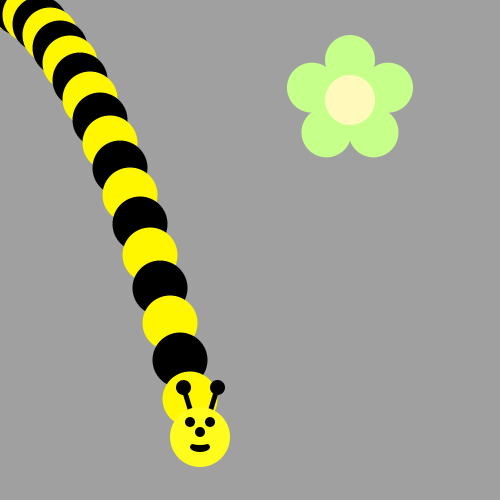
Frame 1 (no input)
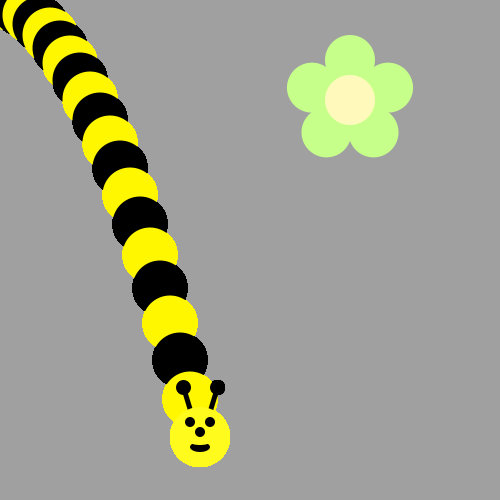
Frame 60 (the mouse pressed at the canvas centre just before this capture)
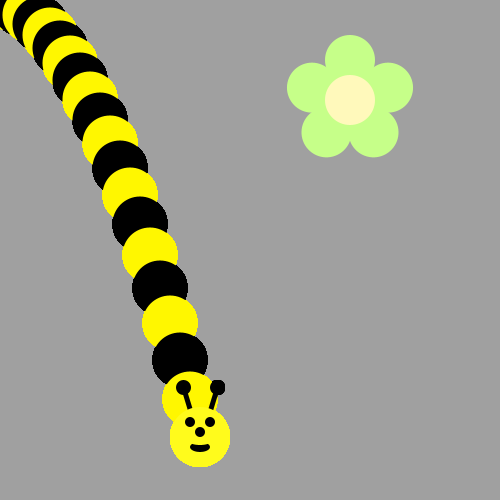
Frame 120 (the mouse held since frame 60 and released just before this capture)

The Processing sketch that drew these frames (run headless with seeded random() and noise(); from frame 60 on, the mouse is pressed at the canvas centre):

// Processing sketch: bumblebee
// ── bumblebee.pde
void draw() {
  int faceX = 0, faceY = 0;
  int stepY = 2;
  for (int i = 0 ; i <20 ; i++){
    if (i % 2 == 0){
      fill(0,0,0);
    }
    else {
      fill(#FFF700);
    }
    ellipse(i*10, i*stepY, 55, 55);
    stepY++;
   faceX = i*10+10;
   faceY = i*(stepY+1);
  }
  drawBeeFace(faceX, faceY);
/*Use a loop to make a body for the Bee!
Then put his head on using drawBeeFace(x,y)
Use Modulo to make the colors alternate 
*/
}

void drawFlower(int x, int y) {
     noStroke();
     translate(x, y);
     // draw 5 petals, rotating after each one
     fill(#c6ff89);      // green
      for (int i = 0; i < 5; i++) {
           ellipse(0, -40, 50, 50);
          rotate(radians(72));
     }
     fill(#fff9bb); // light yellow
     ellipse(0, 0, 50, 50);
} 
void drawBeeFace(int BeeFaceX, int BeeFaceY) {
     noStroke();
     fill(0, 0, 0);
     stroke(1);
     strokeWeight(5);
     line(BeeFaceX-10, BeeFaceY-27, BeeFaceX-17, BeeFaceY-50);
     line(BeeFaceX+10, BeeFaceY-27, BeeFaceX+17, BeeFaceY-50);
     ellipse(BeeFaceX-17, BeeFaceY-50, 10, 10);
     ellipse(BeeFaceX+17, BeeFaceY-50, 10, 10);
     noStroke();
     fill(255, 251, 28);
     ellipse(BeeFaceX, BeeFaceY, 60, 60); // face
     fill(255, 237, 209);
     fill(0,0,0);
      ellipse(BeeFaceX-10, BeeFaceY-15, 10, 10); // eyes
     ellipse(BeeFaceX+10, BeeFaceY-15, 10, 10);
      ellipse(BeeFaceX, BeeFaceY-5, 10, 10); // nose
      ellipse(BeeFaceX, BeeFaceY+10, 20, 10);// mouth
     fill(255, 251, 28);
     ellipse(BeeFaceX, BeeFaceY+5, 20, 6);
}

void setup() {
     ellipseMode(CENTER);
     size(500, 500);
     background(160, 160, 160);
      drawFlower(350, 100);
}
